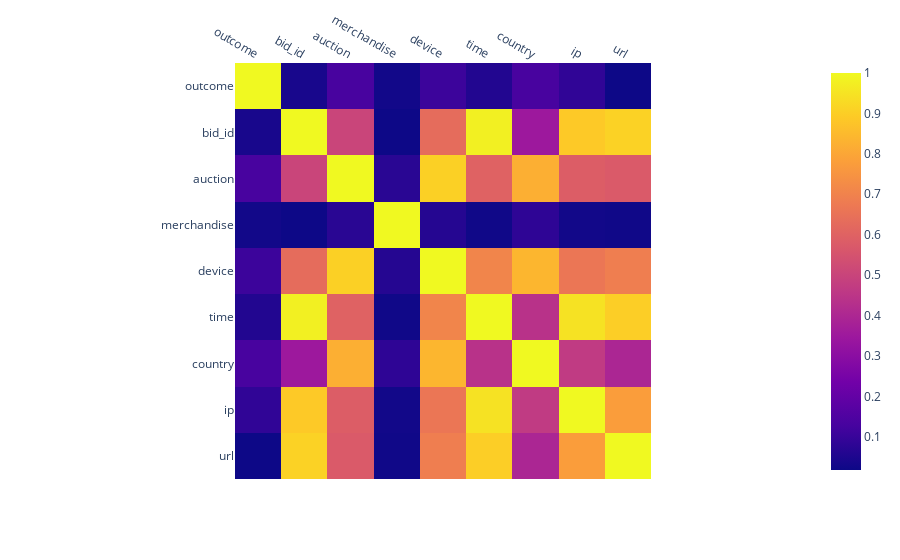

The cell this chart's notebook holds for it:
### Code cell
import plotly.express as px
corr = test.corr()
fig = px.imshow(corr)
fig.update_xaxes(side="top")
fig.show()

### Figure 1 — Plotly figure (JSON) as saved in the notebook; plotly's stock layout.template omitted (floating-point values rounded to 4 significant figures)
{"data": [{"coloraxis": "coloraxis", "hovertemplate": "x: %{x}<br>y: %{y}<br>color: %{z}<extra></extra>", "name": "0", "type": "heatmap", "x": ["outcome", "bid_id", "auction", "merchandise", "device", "time", "country", "ip", "url"], "xaxis": "x", "y": ["outcome", "bid_id", "auction", "merchandise", "device", "time", "country", "ip", "url"], "yaxis": "y", "z": [[1, 0.03944, 0.1322, 0.02663, 0.1072, 0.05797, 0.1316, 0.08412, 0.01778], [0.03944, 1, 0.5031, 0.01805, 0.6295, 0.9794, 0.3495, 0.8872, 0.9084], [0.1322, 0.5031, 1, 0.07233, 0.9045, 0.5983, 0.822, 0.5843, 0.5728], [0.02663, 0.01805, 0.07233, 1, 0.06457, 0.0244, 0.08064, 0.02721, 0.02428], [0.1072, 0.6295, 0.9045, 0.06457, 1, 0.7071, 0.839, 0.6637, 0.6875], [0.05797, 0.9794, 0.5983, 0.0244, 0.7071, 1, 0.4385, 0.9456, 0.9001], [0.1316, 0.3495, 0.822, 0.08064, 0.839, 0.4385, 1, 0.4685, 0.3951], [0.08412, 0.8872, 0.5843, 0.02721, 0.6637, 0.9456, 0.4685, 1, 0.7763], [0.01778, 0.9084, 0.5728, 0.02428, 0.6875, 0.9001, 0.3951, 0.7763, 1]]}], "layout": {"coloraxis": {"colorscale": [[0, "#0d0887"], [0.1111, "#46039f"], [0.2222, "#7201a8"], [0.3333, "#9c179e"], [0.4444, "#bd3786"], [0.5556, "#d8576b"], [0.6667, "#ed7953"], [0.7778, "#fb9f3a"], [0.8889, "#fdca26"], [1, "#f0f921"]]}, "margin": {"t": 60}, "xaxis": {"anchor": "y", "constrain": "domain", "domain": [0, 1], "scaleanchor": "y", "side": "top"}, "yaxis": {"anchor": "x", "autorange": "reversed", "constrain": "domain", "domain": [0, 1]}}}
